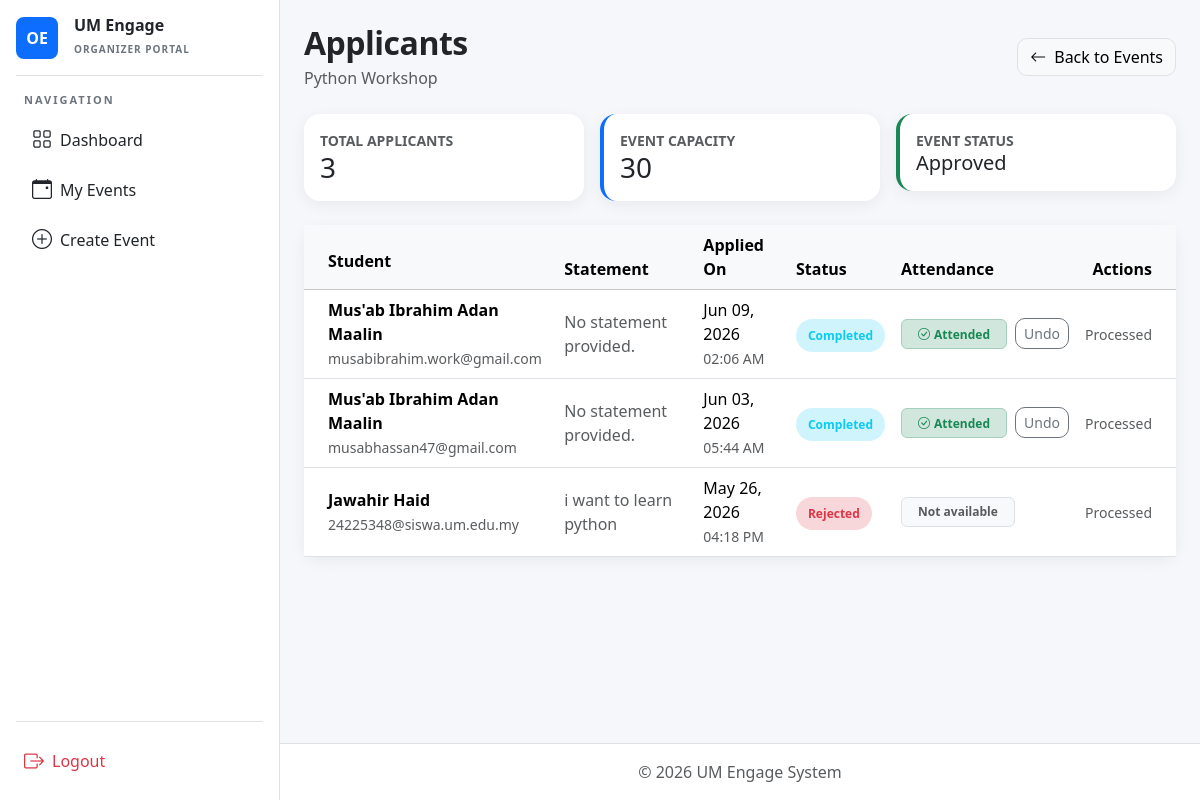
/organizer/events/2/applicants/ (signed in), run on the app's committed database.
### core/models.py (models this page shows, shortened)
class Event(models.Model):
    APPROVAL_CHOICES = [
        ('Pending', 'Pending'),
        ('Approved', 'Approved'),
        ('Rejected', 'Rejected'),
    ]
    event_organizer = models.ForeignKey(User, on_delete=models.CASCADE, related_name='events')
    event_title = models.CharField(max_length=200)
    event_description = models.TextField()
    event_date = models.DateField()
    event_location = models.CharField(max_length=255)
    event_approval_status = models.CharField(
        max_length=20,
        choices=APPROVAL_CHOICES,
        default='Pending'
    )
    event_created_at = models.DateTimeField(auto_now_add=True)
    event_image = models.ImageField(upload_to='event_images/', blank=True, null=True)
    points_awarded = models.IntegerField(default=0)
    skill_tags = models.ManyToManyField('core.SkillTag', blank=True, related_name='events')
    event_capacity = models.PositiveIntegerField(
        default=0,
        help_text="Maximum number of attendees allowed"
    )
    event_category = models.CharField(max_length=100, default='General')

class Application(models.Model):
    APP_STATUS_CHOICES = [
        ('Pending', 'Pending'),
        ('Approved', 'Approved'),
        ('Completed', 'Completed'),
        ('Rejected', 'Rejected'),
    ]
    application_event = models.ForeignKey(Event, on_delete=models.CASCADE, related_name='applications')
    application_applicant = models.ForeignKey(User, on_delete=models.CASCADE, related_name='submitted_applications')
    event_ID = models.ForeignKey('Event', on_delete=models.CASCADE, null=True, blank=True)
    application_status = models.CharField(
        max_length=20,
        choices=APP_STATUS_CHOICES,
        default='Pending'
    )
    application_statement = models.TextField(blank=True, null=True)
    application_applied_on = models.DateTimeField(auto_now_add=True)
    attended = models.BooleanField(default=False)
    certificate = models.FileField(upload_to='certificates/', blank=True, null=True)

### organizer/views.py (the view)
# urls.py: path('events/<int:event_id>/applicants/', views.event_applicants, name='event_applicants'),
@organizer_required
@never_cache
def event_applicants(request, event_id):
    event = get_object_or_404(Event, id=event_id, event_organizer=request.user)
    applications = Application.objects.filter(
        Q(application_event=event) | Q(event_ID=event)
    ).select_related('application_applicant').distinct().order_by('-application_applied_on')
    return render(request, 'organizer/event_applicants.html', {
        'event': event,
        'applications': applications,
    })

### organizer/templates/organizer/event_applicants.html (shortened to what this page needs)
{% extends "organizer/organizer_base.html" %}
{% block content %}
<div class="d-flex justify-content-between align-items-center mb-4">
    <div>
        <h2 class="page-title mb-1">Applicants</h2>
        <p class="text-muted mb-0">{{ event.event_title }}</p>
    </div>
    <a href="{% url 'organizer:events' %}" class="btn btn-light border">
        <i class="bi bi-arrow-left me-2"></i>Back to Events
    </a>
</div>
<div class="row g-3 mb-4">
    <div class="col-md-4">
        <div class="card soft-card p-3">
            <small class="text-muted fw-bold">TOTAL APPLICANTS</small>
            <h3 class="mb-0">{{ applications|length }}</h3>
        </div>
    </div>
    <div class="col-md-4">
        <div class="card soft-card p-3 border-start border-primary border-4">
            <small class="text-muted fw-bold">EVENT CAPACITY</small>
            <h3 class="mb-0">{{ event.event_capacity }}</h3>
        </div>
    </div>
    <div class="col-md-4">
        <div class="card soft-card p-3 border-start border-success border-4">
            <small class="text-muted fw-bold">EVENT STATUS</small>
            <h5 class="mb-0">{{ event.event_approval_status }}</h5>
        </div>
    </div>
</div>
<div class="card soft-card">
    <div class="table-responsive">
        <table class="table table-hover align-middle mb-0">
            <thead class="table-light">
            <tr>
                <th class="ps-4 py-3">Student</th>
                <th>Statement</th>
                <th>Applied On</th>
                <th>Status</th>
                <th>Attendance</th>
                <th class="text-end pe-4">Actions</th>
            </tr>
            </thead>
            <tbody>
            {% for app in applications %}
            <tr>
                <td class="ps-4">
                    <div class="fw-bold">
                        {{ app.application_applicant.get_full_name|default:app.application_applicant.username }}
                    </div>
                    <small class="text-muted">{{ app.application_applicant.email }}</small>
                </td>
                <td style="max-width: 350px;">
                    <span class="text-muted">
                        {{ app.application_statement|default:"No statement provided." }}
                    </span>
                </td>
                <td>
                    <div>{{ app.application_applied_on|date:"M d, Y" }}</div>
                    <small class="text-muted">{{ app.application_applied_on|time:"h:i A" }}</small>
                </td>
                <td>
                    {% if app.application_status == 'Pending' %}
                    <span class="status-badge bg-warning-subtle text-warning">Pending</span>
                    {% elif app.application_status == 'Approved' %}
                    <span class="status-badge bg-success-subtle text-success">Approved</span>
                    {% elif app.application_status == 'Completed' %}
                    <span class="status-badge bg-info-subtle text-info">Completed</span>
                    {% else %}
                    <span class="status-badge bg-danger-subtle text-danger">Rejected</span>
                    {% endif %}
                </td>
                <td>
                    {% if app.application_status == 'Approved' or app.application_status == 'Completed' %}
                        {% if app.attended %}
                            <div class="d-flex align-items-center gap-2">
                                <span class="badge bg-success-subtle text-success border border-success-subtle px-3 py-2">
                                    <i class="bi bi-check-circle me-1"></i>Attended
                                </span>
                                <a href="{% url 'organizer:update_attendance' app.id 'not_attended' %}"
                                class="btn btn-sm btn-outline-secondary">
                                    Undo
                                </a>
                            </div>
                        {% else %}
                            <a href="{% url 'organizer:update_attendance' app.id 'attended' %}"
                            class="btn btn-sm btn-outline-success">
                                <i class="bi bi-check2-circle me-1"></i>Mark Attended
                            </a>
                        {% endif %}
                    {% else %}
                        <span class="badge bg-light text-muted border px-3 py-2">
                            Not available
                        </span>
                    {% endif %}
                </td>
                <td class="text-end pe-4">
                {% if app.application_status == 'Pending' %}
                <div class="btn-group">
                    <form action="{% url 'organizer:update_applicant_status' app.id 'Approved' %}" method="POST">
                        {% csrf_token %}
                        <button type="submit" class="btn btn-sm btn-success">
                            Approve
                        </button>
                    </form>
                    <form action="{% url 'organizer:update_applicant_status' app.id 'Rejected' %}" method="POST">
                        {% csrf_token %}
                        <button type="submit" class="btn btn-sm btn-danger">
                            Reject
                        </button>
                    </form>
                </div>
                {% else %}
                <span class="text-muted small">Processed</span>
                {% endif %}
            </td>
            </tr>
            {% endfor %}
            </tbody>
        </table>
    </div>
</div>
{% endblock %}

### organizer/templates/organizer/organizer_base.html (style rules this page uses)
body { background-color: #f6f7fb; }
.soft-card { border: 0; border-radius: 16px; box-shadow: 0 4px 16px rgba(0,0,0,0.06); }
.page-title { font-weight: 800; letter-spacing: -0.5px; }
.status-badge { padding: 8px 12px; border-radius: 999px; font-size: 12px; font-weight: 700; }
.btn { border-radius: 10px; }

### data on the page
Event: event_title "Python Workshop", event_capacity "30", event_approval_status "Approved"
Application: application_applicant.get_full_name "Mus'ab Ibrahim Adan Maalin", application_applicant.email "musabibrahim.work@gmail.com", application_statement "No statement provided.", application_applied_on "Jun 09, 2026", application_applied_on "02:06 AM", application_status "Completed"
Application: application_applicant.get_full_name "Mus'ab Ibrahim Adan Maalin", application_applicant.email "musabhassan47@gmail.com", application_statement "No statement provided.", application_applied_on "Jun 03, 2026", application_applied_on "05:44 AM", application_status "Completed"
Application: application_applicant.get_full_name "Jawahir Haid", application_applicant.email "24225348@siswa.um.edu.my", application_statement "i want to learn python", application_applied_on "May 26, 2026", application_applied_on "04:18 PM", application_status "Rejected"

### other printed values
{{ applications|length }} "3"
